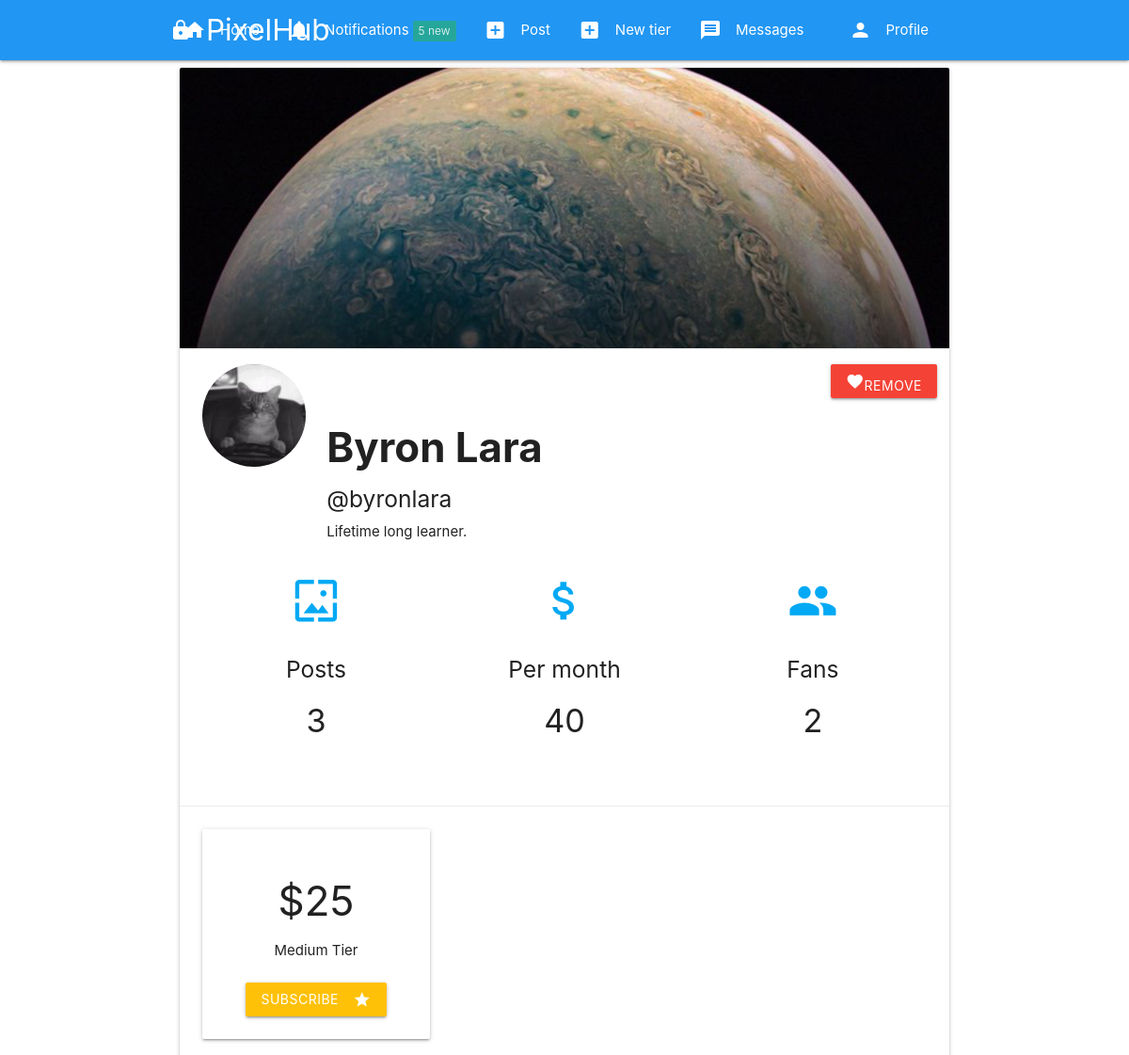
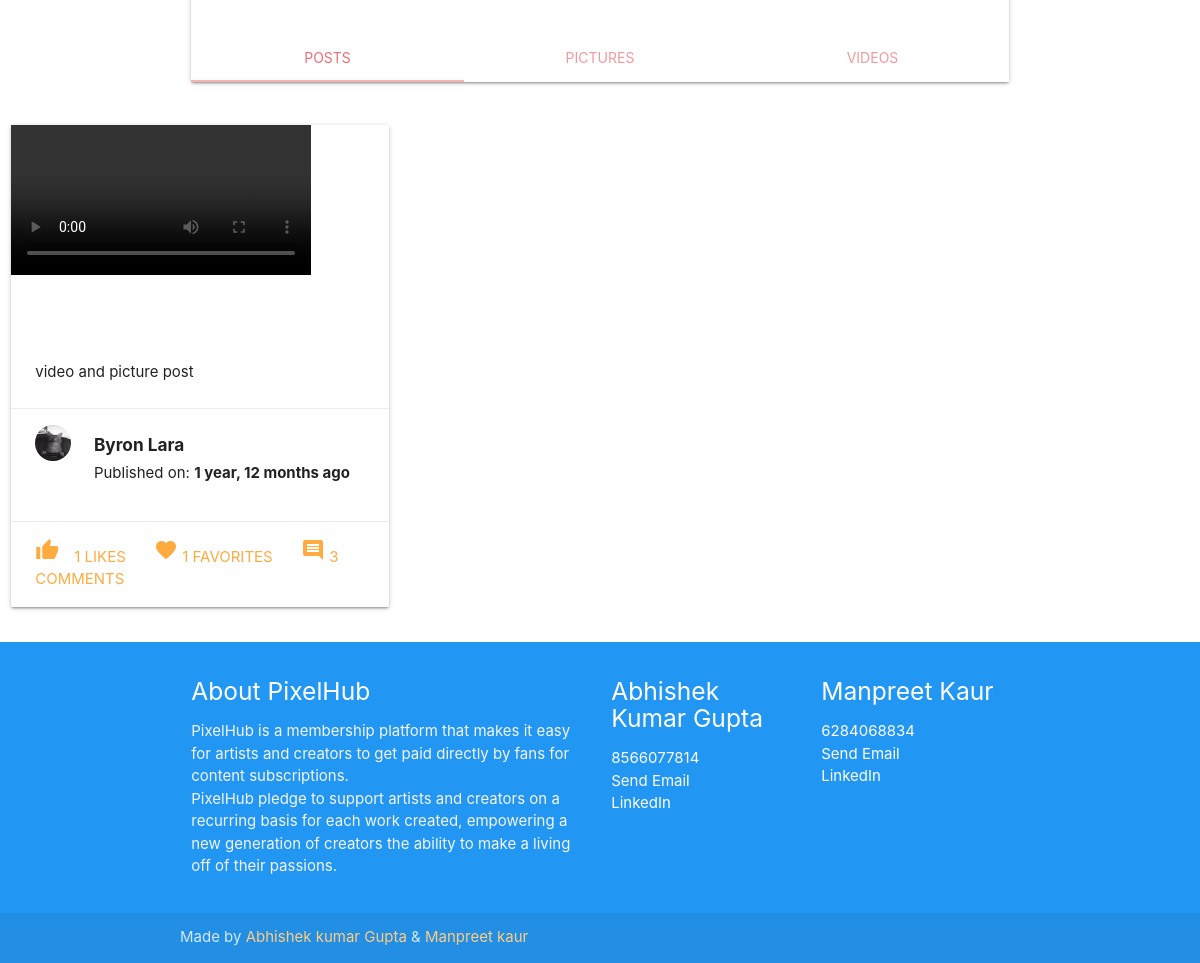
Page /byronlara/ (signed in) on the committed database (2 pictures, top to bottom).
### authy/models.py (models this page shows, shortened)
class Profile(models.Model):
	user = models.OneToOneField(User, on_delete=models.CASCADE, related_name='profile')
	location = models.CharField(max_length=50, null=True, blank=True)
	url = models.CharField(max_length=80, null=True, blank=True)
	profile_info = models.TextField(max_length=150, null=True, blank=True)
	created = models.DateField(auto_now_add=True)
	picture = models.ImageField(upload_to=user_directory_path_profile, blank=True, null=True, verbose_name='Picture')
	banner = models.ImageField(upload_to=user_directory_path_banner, blank=True, null=True, verbose_name='Banner')

### tier/models.py (models this page shows, shortened)
class Tier(models.Model):
    number = models.PositiveSmallIntegerField(default=0)
    description = models.TextField(max_length=800, verbose_name='Description')
    price = models.IntegerField(verbose_name='Price')
    can_message = models.BooleanField(default=False)
    user = models.ForeignKey(User, on_delete=models.CASCADE, related_name='tier_user')

### post/models.py (models this page shows, shortened)
class Post(models.Model):
    id = models.UUIDField(primary_key=True, default=uuid.uuid4, editable=False)
    content = models.ManyToManyField(PostFileContent, related_name='contents')
    title = models.CharField(max_length=150)
    caption = models.TextField(max_length=1500, verbose_name='Caption')
    posted = models.DateTimeField(auto_now_add=True)
    tier = models.ForeignKey(Tier, on_delete=models.CASCADE, related_name='tiers')
    user = models.ForeignKey(User, on_delete=models.CASCADE)
    likes_count = models.IntegerField(default=0)
    comments_count = models.IntegerField(default=0)
    favorites_count = models.IntegerField(default=0)

### authy/views.py (the view, shortened to what this page needs)
# urls.py: path('<username>/', UserProfile, name='profile'),
def UserProfile(request, username):
	user = get_object_or_404(User, username=username)
	profile = Profile.objects.get(user=user)
	url = request.resolver_match.url_name
	tiers = None
	no_a_subscriber = None
	posts = None
	page_type = None
	posts_data = None
	if request.user != user:
		try:
			subscriber_tier = Subscription.objects.get(subscriber=request.user, subscribed=user, expired=False)
			tiers = Tier.objects.filter(user=user).exclude(number=subscriber_tier.tier.number)
			if url == 'profilephotos':
				posts = PostFileContent.objects.filter(user=user, tier__number__lte=subscriber_tier.tier.number).order_by('-posted').exclude(file__endswith='mp4')
				page_type = 1
			elif url == 'profilevideos':
				posts = PostFileContent.objects.filter(user=user, tier__number__lte=subscriber_tier.tier.number).order_by('-posted').exclude(file__endswith='jpg')
				page_type = 2
			else:
				posts = Post.objects.filter(user=user, tier__number__lte=subscriber_tier.tier.number).order_by('-posted')
				page_type = 3
		except Exception:
			tiers = Tier.objects.filter(user=user)
			no_a_subscriber = False
	if posts:
		paginator = Paginator(posts, 6)
		page_number = request.GET.get('page')
		posts_data = paginator.get_page(page_number)
	income = Subscription.objects.filter(subscribed=user, expired=False).aggregate(Sum('tier__price'))
	fans_count = Subscription.objects.filter(subscribed=user, expired=False).count()
	posts_count = Post.objects.filter(user=user).count()
	favorite_list = PeopleList.objects.filter(user=request.user)
	person_in_list = PeopleList.objects.filter(user=request.user, people=user).exists()
	if request.method == 'POST':
		form = NewListForm(request.POST)
		if form.is_valid():
			title = form.cleaned_data.get('title')
			PeopleList.objects.create(title=title, user=request.user)
			return HttpResponseRedirect(reverse('profile', args=[username]))
	else:
		form = NewListForm()
	template = loader.get_template('profile.html')
	context = {
		'profile':profile,
		'tiers': tiers,
		'form': form,
		'favorite_list': favorite_list,
		'person_in_list': person_in_list,
		'posts': posts_data,
		'page_type': page_type,
		'income': income,
		'fans_count': fans_count,
		'posts_count': posts_count,
		'no_a_subscriber': no_a_subscriber,
	}
	return HttpResponse(template.render(context, request))

### authy/views.py (called while the page is built)
def SideNavInfo(request):
	user = request.user
	nav_profile = None
	fans = None
	follows = None
	if user.is_authenticated:
		nav_profile = Profile.objects.get(user=user)
		fans = Subscription.objects.filter(subscribed=user).count()
		follows = Subscription.objects.filter(subscriber=user).count()
	return {'nav_profile': nav_profile, 'fans': fans, 'follows': follows}

### direct/views.py (called while the page is built)
def CheckDirects(request):
    directs_count = 0
    if request.user.is_authenticated:
        directs_count = Message.objects.filter(user=request.user, is_read=False).count()
    return {'directs_count': directs_count}

### notifications/views.py (called while the page is built)
def CountNotifications(request):
    count_notifications = None
    if request.user.is_authenticated:
        count_notifications = Notification.objects.filter(user=request.user, is_seen=False).count()
    return {'count_notifications': count_notifications}

### fans_clone/templates/profile.html (shortened to what this page needs)
{% extends 'base.html' %}
{% load static %}
{% load humanize %}
{% block banner %}
    <div class="col s12 m12">
      <div class="card">
        <div class="card-image">
          {% if profile.banner %}
            <img src="{{ profile.banner.url }}">
          {% else %}
            <img src="{% static 'img/nobanner.jpg' %}">
          {% endif %}
        </div>
        <div class="card-action">
          <div class="row">
            <div class="col s2">
              {% if profile.picture %}
                <img src="{{ profile.picture.url }}" class="circle responsive-img">
              {% else %}
                <img src="{% static 'img/no_avatar.jpg' %}" class="circle responsive-img">
              {% endif %}
            </div>
            <div class="right-align">
              {% if user.is_authenticated and user != profile.user %}
                {% if person_in_list == True %}
                  <a href="{% url 'remove-from-list' profile.user.username %}" class="btn red"><i class="material-icons">favorite</i>Remove</a>
                {% else %}
                  <a href="#modal1" class="modal-trigger"><i class="material-icons">favorite</i>Favorite</a>
                {% endif %}
              {% endif %}
            </div>
            <div class="col s10">
              <h3><b>{{ profile.user.first_name }} {{ profile.user.last_name }}</b></h3>
              <h5>@{{ profile.user.username }}</h5>
              {{ profile.profile_info }}
            </div>
            <div class="col s12">
            <div class="row">
              <div class="col s12 m4">
                <div class="icon-block">
                  <h2 class="center light-blue-text"><i class="material-icons">wallpaper</i></h2>
                  <h5 class="center">Posts</h5>
                  <h4 class="center">{{ posts_count }}</h4>
                </div>
              </div>
                <div class="col s12 m4">
                  <div class="icon-block">
                    <h2 class="center light-blue-text"><i class="material-icons">attach_money</i></h2>
                    <h5 class="center">Per month</h5>
                    <h4 class="center">{% if income == None %}0{% else %}{{ income.tier__price__sum }}{% endif %}</h4>
                  </div>
                </div>
                <div class="col s12 m4">
                <div class="icon-block">
                  <h2 class="center light-blue-text"><i class="material-icons">people</i></h2>
                  <h5 class="center">Fans</h5>
                  <h4 class="center">{{ fans_count }}</h4>
                </div>
                </div>
          </div>
          </div>
          </div>
        </div>
      {% if user.is_authenticated and user != profile.user %}
        <div class="card-action">
          <div class="row">
            {% for tier in tiers %}
            <div class="col s12 m4">
              <div class="card-panel center-align">
              <h3>${{ tier.price }}</h3>
              <span>{{ tier.description }}</span>
              <br><br>
              <a href="{% url 'subscribe' profile.user.username tier.id %}" class="waves-effect waves-light btn amber"><i class="material-icons right">star</i>Subscribe</a>
              </div>
            </div>
            {% endfor %}
          </div>
        </div>
      {% endif %}
            <div class="card-tabs">
              <ul class="tabs tabs-fixed-width">
                <li class="tab col s3"><a target="_self" class="{% if page_type == 3 %}active{% endif %}" href="{% url 'profile' profile.user.username %}">Posts</a></li>
                <li class="tab col s3"><a target="_self" class="{% if page_type == 1 %}active{% endif %}" href="{% url 'profilephotos' profile.user.username %}">Pictures</a></li>
                <li class="tab col s3"><a target="_self" class="{% if page_type == 2 %}active{% endif %}" href="{% url 'profilevideos' profile.user.username %}">Videos</a></li>
              </ul>
            </div>
          </div>
        </div>
    </div>
    </div>
{% endblock %}
{% block content %}
  {% if no_a_subscriber == False %}
      <div class="center-align">
        <br><br><br><br><br>
        <i class="material-icons large">lock</i>
        <h3>Subscribed to see {{ profile.user.first_name }} {{ profile.user.last_name }} content</h3>
        <br><br><br><br><br>
      </div>
  {% else %}
  {% if page_type == 1 %}
    <div class="row">
      {% for post in posts %}
        <div class="col s4">
          <img class="materialboxed" width="325" src="{{ post.file.url }}">
        </div>
      {% endfor %}
    </div>
  {% else %}
  <div class="row">
    {% for post in posts %}
          <div class="col s4">
            <div class="card">
              <div class="card-image">
              {% if post.content.first.file.name|slice:"-3:" == 'jpg' %}
                <a href="{{ post.get_absolute_url }}"><img src="{{ post.content.first.file.url }}"></a>
                <span class="card-title"><b>{{ post.title }}</b></span>
                <a class="btn-floating halfway-fab waves-effect waves-light red"><i class="material-icons">favorite</i></a>
              {% else %}
              <div class="video-container">
                <video class="responsive-video" controls="controls" preload="metadata">
                  <source src="{{ post.content.first.file.url }}#t=0.5" type="video/mp4">
                </video>
              </div>
              {% endif %}
              </div>
              <div class="card-content">
                {{ post.caption }}
              </div>
              <div class="card-action">
                <div class="row">
                  <div class="col s2">
                    {% if post.user.profile.picture %}
                      <img src="{{ post.user.profile.picture.url }}" class="circle responsive-img">
                    {% else %}
                      <img src="{% static 'img/no_avatar.jpg' %}" class="circle responsive-img">
                    {% endif %}
                  </div>
                  <div class="col s10">
                    <h6><b>{{ post.user.first_name }} {{ post.user.last_name }}</b></h6>
                    <span>Published on: <b>{{ post.posted | naturaltime }}</b></span>
                  </div>
                </div>
              </div>
              <div class="card-action">
                <a href="{% url 'postlike' post.id %}"><i class="material-icons left">thumb_up</i>{{ post.likes_count }} Likes</a>
                <a href="#"><i class="material-icons">favorite</i> {{ post.favorites_count }} Favorites</a>
                <a href="#"><i class="material-icons">comment</i> {{ post.comments_count }} Comments</a>
              </div>
            </div>
          </div>
        {% endfor %}
      </div>
  {% endif %}
{% endif %}
{% endblock %}

### fans_clone/static/css/style.css (style rules this page uses)
.icon-block { padding: 0 15px; }
.icon-block .material-icons { font-size: inherit; }

### rows in the picture
Profile: banner (picture), picture (placeholder picture), user.first_name "Byron", user.last_name "Lara", user.username "byronlara", profile_info "Lifetime long learner."
Tier: price "25", description "Medium Tier"
Post: caption "video and picture post", user.profile.picture (placeholder picture), user.first_name "Byron", user.last_name "Lara", posted "1 year, 12 months ago", likes_count "1", favorites_count "1", comments_count "3"

### other values in the picture
{{ count_notifications }} "5"
{{ posts_count }} "3"
{{ income.tier__price__sum }} "40"
{{ fans_count }} "2"
